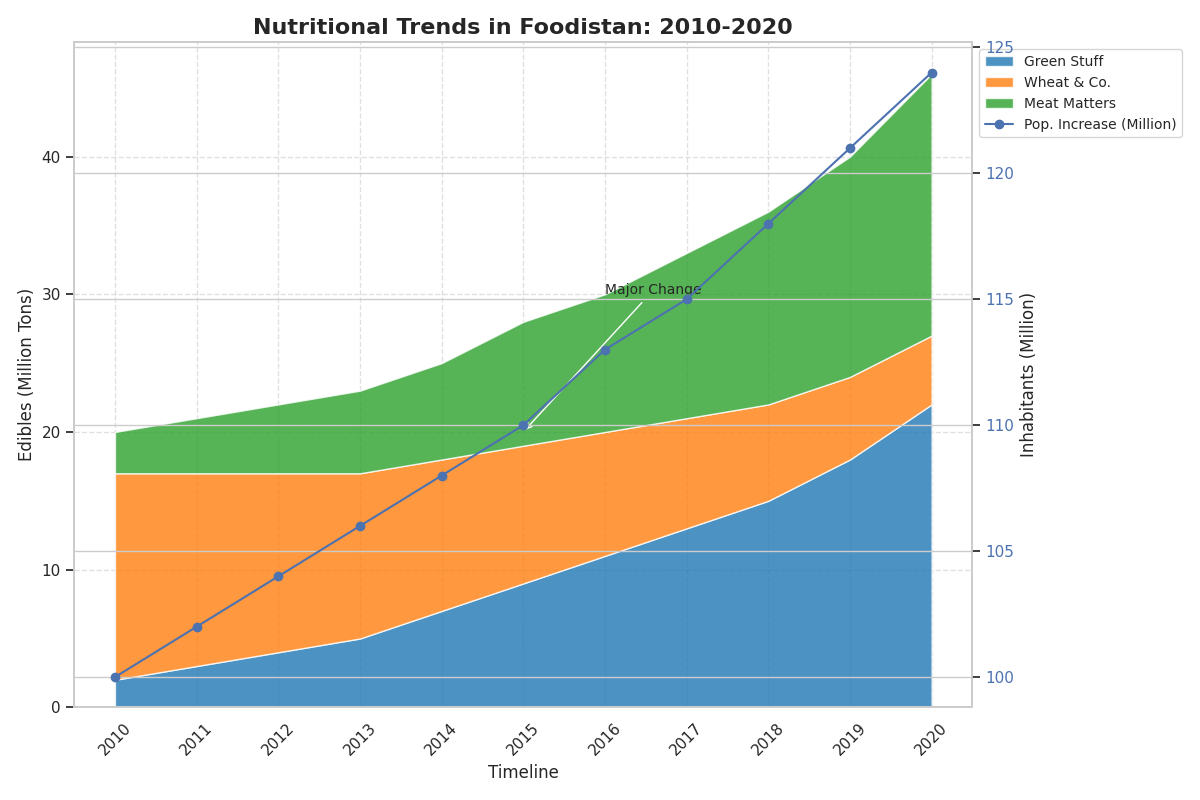

Recreate this plot in Python.
import matplotlib.pyplot as plt
import numpy as np

years = np.arange(2010, 2021)

vegetables = np.array([2, 3, 4, 5, 7, 9, 11, 13, 15, 18, 22])
grains = np.array([15, 14, 13, 12, 11, 10, 9, 8, 7, 6, 5])
proteins = np.array([3, 4, 5, 6, 7, 9, 10, 12, 14, 16, 19])

population_growth = np.array([100, 102, 104, 106, 108, 110, 113, 115, 118, 121, 124])

fig, ax1 = plt.subplots(figsize=(12, 8))

ax1.stackplot(years, vegetables, grains, proteins, 
              labels=['Green Stuff', 'Wheat & Co.', 'Meat Matters'],
              colors=['#1f77b4', '#ff7f0e', '#2ca02c'], alpha=0.8)

ax1.set_title('Nutritional Trends in Foodistan: 2010-2020', fontsize=16, fontweight='bold')
ax1.set_xlabel('Timeline', fontsize=12)
ax1.set_ylabel('Edibles (Million Tons)', fontsize=12)

ax1.grid(True, linestyle='--', alpha=0.6)
ax1.set_xticks(years)
ax1.set_xticklabels(years, rotation=45)

ax2 = ax1.twinx()
ax2.plot(years, population_growth, color='b', linestyle='-', marker='o', label='Pop. Increase (Million)')
ax2.set_ylabel('Inhabitants (Million)', fontsize=12)
ax2.tick_params(axis='y', labelcolor='b')

lines, labels = ax1.get_legend_handles_labels()
lines2, labels2 = ax2.get_legend_handles_labels()
ax1.legend(lines + lines2, labels + labels2, loc='upper left', fontsize=10, bbox_to_anchor=(1, 1))

ax1.annotate('Major Change', xy=(2015, 20), xytext=(2016, 30),
             arrowprops=dict(facecolor='black', arrowstyle='->'), fontsize=10)

plt.tight_layout()
plt.show()
